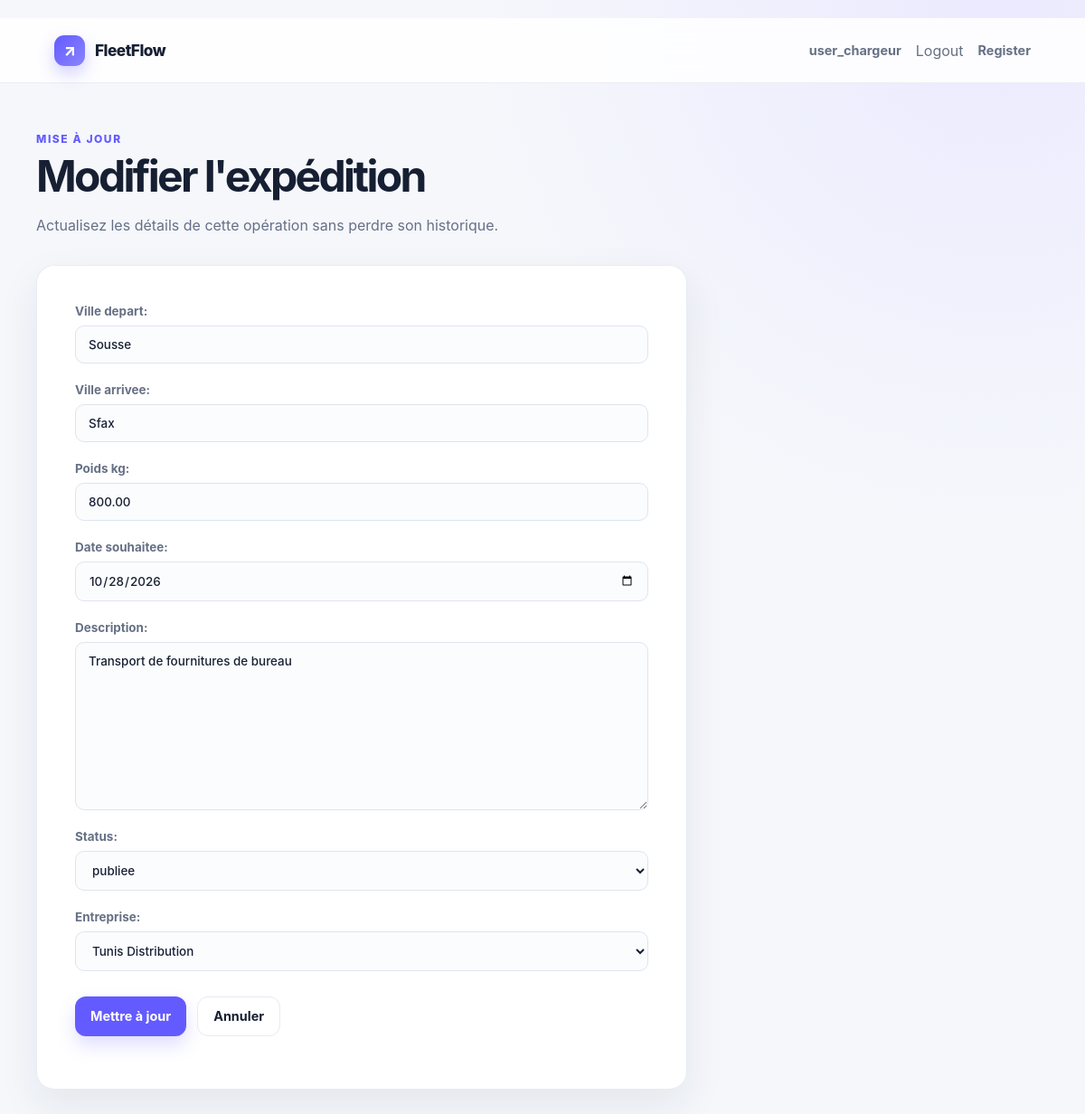
Screenshot of /expedition/update/2/ (signed in) with the database file from the repository.
### EntrepriseApp/models.py (models this page shows, shortened)
class Utilisateur(AbstractUser):
    user_id = models.CharField(
        max_length=8,
        primary_key=True,
        editable=False,
        validators=[
            RegexValidator(
                regex=r'^\d{2}user\d{2}$',
                message='Le code doit respecter le format AAuserNN.',
            )
        ],
    )
    email = models.EmailField(unique=True, validators=[validate_email])
    telephone = models.CharField(max_length=15,blank=True, null=True)
    role = models.CharField(max_length=20,choices=[
        ('c','Chargeur'),
        ('t','Transporteur')],default='c')
    created_at = models.DateTimeField(auto_now_add=True)
    updated_at = models.DateTimeField(auto_now=True)

### ExpeditionApp/models.py (models this page shows, shortened)
class Expedition(models.Model):
    references= models.CharField(max_length=12,unique=True,editable=False,validators=[
        RegexValidator(regex=r'^EXP-\d{2}-\d{5}$',message="Le format doit être EXP-AA-NNNNN.")])
    ville_depart= models.CharField(max_length=100)
    ville_arrivee= models.CharField(max_length=100)
    poids_kg= models.DecimalField(max_digits=10, decimal_places=2,validators=[MinValueValidator(0.01,"Le poids doit être supérieur à 0")])
    date_souhaitee= models.DateField()
    description= models.TextField()
    status=models.CharField(max_length=20,choices=[
        ('p','publiee'),
        ('a','attribuee'),
        ('ec','en_cours'),
        ('l','livree'),
        ('ann','annulee')
    ], default='p')
    created_at = models.DateTimeField(auto_now_add=True)
    updated_at = models.DateTimeField(auto_now=True)
    entreprise = models.ForeignKey('EntrepriseApp.Entreprise', on_delete=models.CASCADE, related_name='expeditions')

### ExpeditionApp/views.py (the view)
# urls.py: path('update/<int:pk>/', UpdateExpeditionView.as_view(), name='update_expedition')
class UpdateExpeditionView(LoginRequiredMixin,UpdateView):
    model = Expedition
    template_name = 'expedition/update.html'
    form_class = ExpeditionForm
    success_url = reverse_lazy('Expedition:list_class')

### ExpeditionApp/forms.py
class ExpeditionForm(forms.ModelForm):
    class Meta:
        model = Expedition
        fields ="__all__"
        exclude = ['references','id','created_at', 'updated_at']
        widgets = {
            'ville_depart': forms.TextInput(attrs={'placeholder': 'Exemple : Tunis'}),
            'ville_arrivee': forms.TextInput(attrs={'placeholder': 'Exemple : Sfax'}),
            'poids_kg': forms.NumberInput(attrs={'placeholder': 'Exemple : 1250.50', 'min': '0.01', 'step': '0.01'}),
            'date_souhaitee': forms.DateInput(attrs={'type': 'date'}),
            'description': forms.Textarea(attrs={'placeholder': 'Exemple : 12 palettes de pièces automobiles, livraison avant 17h.'}),
        }

### EntrepriseApp/models.py (called while the page is built)
    def __str__(self):
        return self.raison_sociale

### Templates/expedition/update.html
﻿{% extends "base.html" %}{% block title %}Modifier l'expédition{% endblock %}{% block content %}
<p class="eyebrow">Mise à jour</p>
<h1>Modifier l'expédition</h1>
<p class="subtle">
  Actualisez les détails de cette opération sans perdre son historique.
</p>
<section class="card form-card" style="margin-top: 30px">
  <form method="post">
    {% csrf_token %}{{ form.as_p }}
    <div class="form-actions">
      <button class="button" type="submit">Mettre à jour</button
      ><a class="button secondary" href="{% url 'Expedition:list_class' %}"
        >Annuler</a
      >
    </div>
  </form>
</section>
{% endblock %}

### Templates/base.html (shortened to what this page needs)
﻿<!doctype html>
<html lang="fr">
  <head>
  </head>
  <body>
    <header class="topbar">
      <a class="brand" href="{% url 'home' %}"
        ><span class="brand-mark">↗</span> FleetFlow</a
      >
      <nav class="topbar-actions" aria-label="Authentification">
        {% if user.is_authenticated %}
        <span class="topbar-link">{{ user.get_username }}</span>
        <form method="post" action="{% url 'logout' %}">
          <button class="topbar-link" type="submit">Logout</button>
        </form>
        {% else %}
        <a class="topbar-link" href="{% url 'login' %}">Login</a>
        {% endif %}
        <a class="topbar-link" href="{% url 'register' %}">Register</a>
      </nav>
    </header>
    <main>{% block content %}{% endblock %}</main>
  </body>
</html>

### Templates/base.html (style rules this page uses)
:root { --ink: #172033; --muted: #667085; --line: #e6eaf0; --brand: #635bff; --brand-dark: #4c46d8; --danger: #c93756; --canvas: #f5f7fb; --shadow: 0 18px 45px rgba(23, 32, 51, 0.08); }
* { box-sizing: border-box; }
body { margin: 0; min-height: 100vh; color: var(--ink); background: radial-gradient(circle at 92% 0%, #ebeaff 0, transparent 34%), var(--canvas); font-family: Inter, ui-sans-serif, system-ui, -apple-system, BlinkMacSystemFont, "Segoe UI", sans-serif; }
a { color: inherit; text-decoration: none; }
.topbar { height: 72px; display: flex; align-items: center; justify-content: space-between; padding: 0 clamp(20px, 5vw, 72px); background: rgba(255, 255, 255, 0.86); border-bottom: 1px solid rgba(230, 234, 240, 0.8); backdrop-filter: blur(16px); }
.brand { display: flex; align-items: center; gap: 11px; font-weight: 800; letter-spacing: -0.03em; font-size: 1.08rem; }
.brand-mark { display: grid; place-items: center; width: 34px; height: 34px; border-radius: 11px; color: #fff; background: linear-gradient(135deg, var(--brand), #8a84ff); box-shadow: 0 8px 18px rgba(99, 91, 255, 0.28); }
.topbar-link { color: var(--muted); font-size: 0.9rem; font-weight: 650; }
button.topbar-link { padding: 0; border: 0; background: transparent; font: inherit; cursor: pointer; }
.topbar-actions { display: flex; align-items: center; gap: 16px; }
.topbar-actions form { margin: 0; }
main { width: min(1120px, calc(100% - 40px)); margin: 0 auto; padding: 54px 0 80px; }
.eyebrow { margin: 0 0 9px; color: var(--brand); font-size: 0.75rem; font-weight: 800; letter-spacing: 0.13em; text-transform: uppercase; }
h1 { margin: 0; font-size: clamp(2rem, 4vw, 3rem); line-height: 1.05; letter-spacing: -0.055em; }
.subtle { color: var(--muted); line-height: 1.65; }
.button { display: inline-flex; align-items: center; justify-content: center; gap: 8px; min-height: 44px; padding: 0 17px; border: 0; border-radius: 12px; color: #fff; background: var(--brand); font: inherit; font-size: 0.9rem; font-weight: 750; cursor: pointer; box-shadow: 0 10px 20px rgba(99, 91, 255, 0.2); }
.button.secondary { color: var(--ink); background: #fff; border: 1px solid var(--line); box-shadow: none; }
.card { background: rgba(255, 255, 255, 0.94); border: 1px solid rgba(230, 234, 240, 0.9); border-radius: 20px; box-shadow: var(--shadow); }
.form-card { max-width: 720px; padding: clamp(24px, 5vw, 42px); }
form p { display: flex; flex-direction: column; gap: 8px; margin: 0 0 21px; color: var(--muted); font-size: 0.84rem; font-weight: 700; }
form input, form select, form textarea { width: 100%; padding: 12px 14px; color: var(--ink); background: #fbfcfe; border: 1px solid #dfe4ec; border-radius: 10px; font: inherit; font-weight: 500; outline: none; }
form textarea { min-height: 110px; resize: vertical; }
.form-actions { display: flex; flex-wrap: wrap; gap: 12px; margin-top: 28px; }

### rows the page displays
Utilisateur: get_username "user_chargeur"
Expedition: ville_depart "Sousse", ville_arrivee "Sfax", poids_kg "800.00", date_souhaitee "10/28/2026", description "Transport de fournitures de bureau", status "publiee", entreprise "Tunis Distribution"
